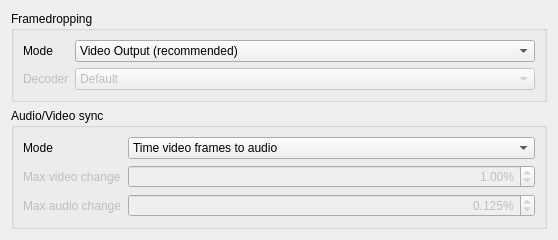
         <widget class="QWidget" name="syncPage">
          <layout class="QVBoxLayout" name="syncPageLayout">
           <item>
            <widget class="QGroupBox" name="framedroppingBox">
             <property name="title">
              <string>Framedropping</string>
             </property>
             <layout class="QFormLayout" name="framedroppingBoxLayout">
              <property name="fieldGrowthPolicy">
               <enum>QFormLayout::FieldGrowthPolicy::AllNonFixedFieldsGrow</enum>
              </property>
              <item row="0" column="0">
               <widget class="QLabel" name="framedroppingModeLabel">
                <property name="text">
                 <string>Mode</string>
                </property>
               </widget>
              </item>
              <item row="0" column="1">
               <widget class="QComboBox" name="framedroppingMode">
                <property name="currentIndex">
                 <number>1</number>
                </property>
                <item>
                 <property name="text">
                  <string>No</string>
                 </property>
                </item>
                <item>
                 <property name="text">
                  <string>Video Output (recommended)</string>
                 </property>
                </item>
                <item>
                 <property name="text">
                  <string>Decoder</string>
                 </property>
                </item>
                <item>
                 <property name="text">
                  <string>Decoder + Video Output</string>
                 </property>
                </item>
               </widget>
              </item>
              <item row="1" column="0">
               <widget class="QLabel" name="framedroppingDecoderModeLabel">
                <property name="enabled">
                 <bool>false</bool>
                </property>
                <property name="text">
                 <string>Decoder</string>
                </property>
               </widget>
              </item>
              <item row="1" column="1">
               <widget class="QComboBox" name="framedroppingDecoderMode">
                <property name="enabled">
                 <bool>false</bool>
                </property>
                <property name="currentIndex">
                 <number>1</number>
                </property>
                <item>
                 <property name="text">
                  <string>None</string>
                 </property>
                </item>
                <item>
                 <property name="text">
                  <string>Default</string>
                 </property>
                </item>
                <item>
                 <property name="text">
                  <string>Non reference</string>
                 </property>
                </item>
                <item>
                 <property name="text">
                  <string>Bi-directional</string>
                 </property>
                </item>
                <item>
                 <property name="text">
                  <string>Non key</string>
                 </property>
                </item>
                <item>
                 <property name="text">
                  <string>All</string>
                 </property>
                </item>
               </widget>
              </item>
             </layout>
            </widget>
           </item>
           <item>
            <widget class="QGroupBox" name="syncAudioVideoBox">
             <property name="title">
              <string>Audio/Video sync</string>
             </property>
             <layout class="QFormLayout" name="syncAudioVideoBoxLayout">
              <property name="fieldGrowthPolicy">
               <enum>QFormLayout::FieldGrowthPolicy::AllNonFixedFieldsGrow</enum>
              </property>
              <item row="0" column="1">
               <widget class="QComboBox" name="syncMode">
                <item>
                 <property name="text">
                  <string>Time video frames to audio</string>
                 </property>
                </item>
                <item>
                 <property name="text">
                  <string>Resample audio to match video</string>
                 </property>
                </item>
                <item>
                 <property name="text">
                  <string>Resample audio to match video (may drop frames)</string>
                 </property>
                </item>
                <item>
                 <property name="text">
                  <string>Resample audio to match video (audio may become desynchronized)</string>
                 </property>
                </item>
                <item>
                 <property name="text">
                  <string>Drop or repeat video frames</string>
                 </property>
                </item>
                <item>
                 <property name="text">
                  <string>Drop or repeat audio data</string>
                 </property>
                </item>
               </widget>
              </item>
              <item row="0" column="0">
               <widget class="QLabel" name="syncModeLabel">
                <property name="text">
                 <string>Mode</string>
                </property>
               </widget>
              </item>
              <item row="2" column="0">
               <widget class="QLabel" name="syncMaxAudioChangeLabel">
                <property name="enabled">
                 <bool>false</bool>
                </property>
                <property name="text">
                 <string>Max audio change</string>
                </property>
               </widget>
              </item>
              <item row="2" column="1">
               <widget class="QDoubleSpinBox" name="syncMaxAudioChange">
                <property name="enabled">
                 <bool>false</bool>
                </property>
                <property name="alignment">
                 <set>Qt::AlignmentFlag::AlignRight|Qt::AlignmentFlag::AlignTrailing|Qt::AlignmentFlag::AlignVCenter</set>
                </property>
                <property name="suffix">
                 <string>%</string>
                </property>
                <property name="decimals">
                 <number>3</number>
                </property>
                <property name="maximum">
                 <double>1.000000000000000</double>
                </property>
                <property name="singleStep">
                 <double>0.005000000000000</double>
                </property>
                <property name="value">
                 <double>0.125000000000000</double>
                </property>
               </widget>
              </item>
              <item row="1" column="0">
               <widget class="QLabel" name="syncMaxVideoChangeLabel">
                <property name="enabled">
                 <bool>false</bool>
                </property>
                <property name="text">
                 <string>Max video change</string>
                </property>
               </widget>
              </item>
              <item row="1" column="1">
               <widget class="QDoubleSpinBox" name="syncMaxVideoChange">
                <property name="enabled">
                 <bool>false</bool>
                </property>
                <property name="alignment">
                 <set>Qt::AlignmentFlag::AlignRight|Qt::AlignmentFlag::AlignTrailing|Qt::AlignmentFlag::AlignVCenter</set>
                </property>
                <property name="suffix">
                 <string>%</string>
                </property>
                <property name="decimals">
                 <number>2</number>
                </property>
                <property name="maximum">
                 <double>100.000000000000000</double>
                </property>
                <property name="singleStep">
                 <double>0.500000000000000</double>
                </property>
                <property name="value">
                 <double>1.000000000000000</double>
                </property>
               </widget>
              </item>
             </layout>
            </widget>
           </item>
           <item>
            <spacer name="syncPageSpacer">
             <property name="orientation">
              <enum>Qt::Orientation::Vertical</enum>
             </property>
             <property name="sizeHint" stdset="0">
              <size>
               <width>0</width>
               <height>0</height>
              </size>
             </property>
            </spacer>
           </item>
          </layout>
         </widget>
